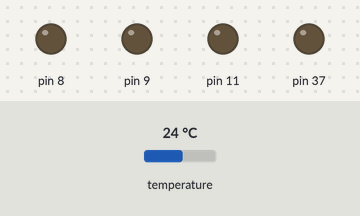
Recording of a sketch running on a simulated Arduino Mega 2560, built with avr-gcc and run on an emulated ATmega2560. Shown: output pins drawn as LEDs (lit = HIGH). The inputs (shaded band) are chosen by the test bench; at power-on: temperature 24 °C. What the sketch prints to the serial monitor is not drawn.

Above: at 0.1 s.
At 0.7 s:
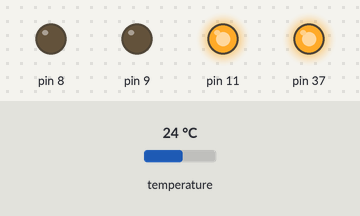
Timing chart, 0 to 2.2 s (numbered marks = the images above):
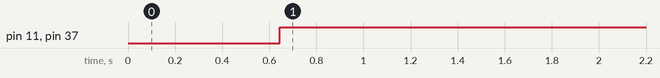

Measured:
- by itself, pin 11, pin 37: LOW → HIGH at 0.65 s

The sketch:

testTemp.ino
```cpp
#include <OneWire.h>
#define KOF 10 //коэффициент пропорциональности регулятора
#define TEMPNORM 15 //необходимая температура

byte data1[12];

// OneWire DS18S20, DS18B20, DS1822 Temperature Example
//
// http://www.pjrc.com/teensy/td_libs_OneWire.html
//
// The DallasTemperature library can do all this work for you!
// https://github.com/milesburton/Arduino-Temperature-Control-Library

OneWire  ds(10);  // on pin 10 (a 4.7K resistor is necessary)
int celA;

void setup(void) {
  Serial.begin(9600);
  Serial1.begin(9600);
  pinMode(8, OUTPUT);
  pinMode(9, OUTPUT);
  analogReference( EXTERNAL );
//  pinMode(8, OUTPUT);
//  pinMode(9, OUTPUT);
  pinMode(37, OUTPUT);
  pinMode(11, OUTPUT);

}

void loop(void) {

  Serial1.print('$');
  byte i;
  byte j = 1;
  byte present = 0;
  byte type_s;
  byte data[12];
  byte addr[8];
  int celsius;
  int celA = -70;

  while (ds.search(addr)) {

    if (OneWire::crc8(addr, 7) != addr[7]) {
      return celA;
    }

    // the first ROM byte indicates which chip
    switch (addr[0]) {
      case 0x10:
        type_s = 1;
        break;
      case 0x28:
        type_s = 0;
        break;
      case 0x22:
        type_s = 0;
        break;
      default:
        return celA;
    }

    ds.reset();
    ds.select(addr);
    ds.write(0x44, 1);        // start conversion, with parasite power on at the end

    delay(10);     // maybe 750ms is enough, maybe not
    // we might do a ds.depower() here, but the reset will take care of it.

    present = ds.reset();
    ds.select(addr);
    ds.write(0xBE);         // Read Scratchpad

    for ( i = 0; i < 9; i++)           // we need 9 bytes
      data[i] = ds.read();
    OneWire::crc8(data, 8);

    // Convert the data to actual temperature
    // because the result is a 16 bit signed integer, it should
    // be stored to an "int16_t" type, which is always 16 bits
    // even when compiled on a 32 bit processor.
    int16_t raw = (data[1] << 8) | data[0];
    if (type_s) {
      raw = raw << 3; // 9 bit resolution default
      if (data[7] == 0x10) {
        // "count remain" gives full 12 bit resolution
        raw = (raw & 0xFFF0) + 12 - data[6];
      }
    } else {
      byte cfg = (data[4] & 0x60);
      // at lower res, the low bits are undefined, so let's zero them
      if (cfg == 0x00) raw = raw & ~7;  // 9 bit resolution, 93.75 ms
      else if (cfg == 0x20) raw = raw & ~3; // 10 bit res, 187.5 ms
      else if (cfg == 0x40) raw = raw & ~1; // 11 bit res, 375 ms
      //// default is 12 bit resolution, 750 ms conversion time
    }

    celsius = (int)raw / 16;

    if (j == 1)
   {
      Serial1.print("T1");
      Serial1.print(celsius);
      Serial.println(celsius);
   }
   if (j==3)
   {
      celA=celsius;
      Serial1.print(' ');
      Serial1.print(celA);
      Serial1.println(';');
    }
   delay(100);
    j++;
  }

  delay(500);

  heater(celA);
}

int dError=0; //переменная обработки ошибки


void heater(int temp)
{

  if (temp < -60) //если функция выявления ошибок возвращает истину
    dError++; //к переменной добавляется 1, иначе она обнуляется
  else
  dError=0;

  if (dError > 5) //проверка ошибок:если переменная ошибок выявила
  error(); //более 5 ошибочных значений, то начинает работать
  else //функция обработки ошибки, иначе идет нормальный
  normal(temp); //режим работы программы

}


void voltage(int out) //функция передачи сигнала на затвор транзистора
{
if (out == 0){
  digitalWrite(37, LOW);
  digitalWrite(11, LOW);
}else if(out > 1000){
  digitalWrite(11, HIGH);
  digitalWrite(37, HIGH);
}else{
  digitalWrite(11, out);
  digitalWrite(37, out);
}

return ;
}


void normal(int temp)
{

int output=KOF*(TEMPNORM - temp);

if( temp < TEMPNORM )

  voltage(output);

else

  voltage(0);

return ;
}


void error(){ //функция обработки ошибок

Serial.print("Attention, possibly disabled signal");


Serial.println("The heater runs at 30%\n"); //сообщение о том, что передается 30% от максимального значения сигнала

voltage(225); //передача 30% от максимального сигнала

return ;
}
```
